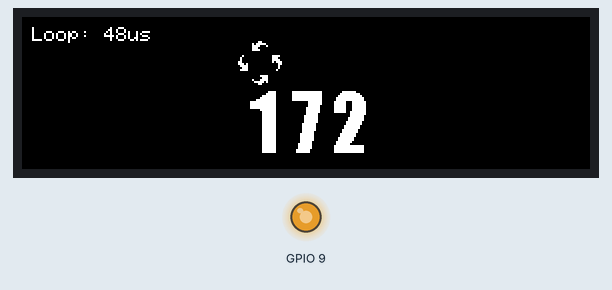
Simulated run of this program. Board: ESP32-C3. Shown: 284×76 colour display, output pins drawn as LEDs (lit = HIGH). What the program prints to the serial monitor is not drawn.

Above: at 0.29 s.
At 5.22 s:
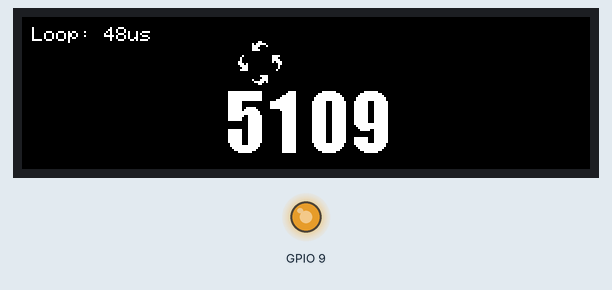
At 10.16 s:
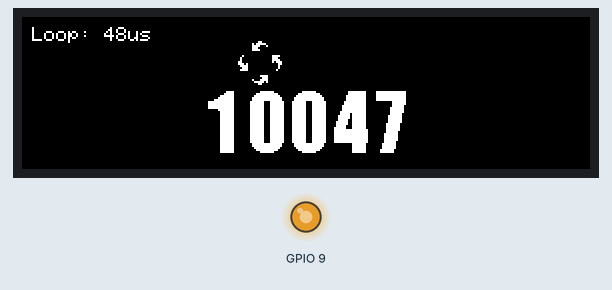
At 20.15 s:
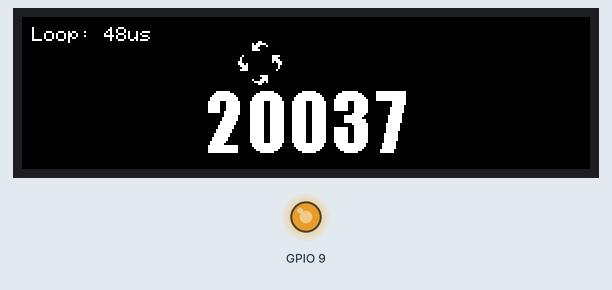
At 30.02 s:
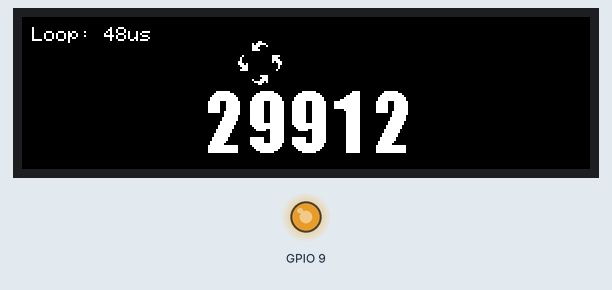
At 39.92 s:
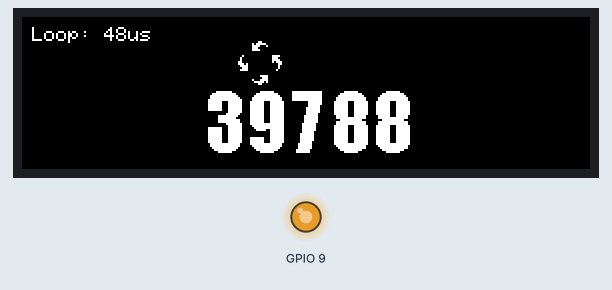

The program:

main.cpp
```cpp
#include <TFT_eSPI.h>

#include <impact20pt7b.h>

#define IMPACT20 &impact20pt7b

TFT_eSPI tft = TFT_eSPI();

#define HEIGHT TFT_WIDTH
#define WIDTH TFT_HEIGHT

TFT_eSprite stats = TFT_eSprite(&tft);

static const unsigned char PROGMEM image_arrow_curved_down_right_bits[] = {0x20,0x40,0x40,0xc0,0xe8,0x78,0x38,0x78};
static const unsigned char PROGMEM image_arrow_curved_left_down_bits[] = {0x18,0xbe,0xf1,0xe0,0xf0};
static const unsigned char PROGMEM image_arrow_curved_right_up_bits[] = {0x0f,0x07,0x8f,0x7d,0x18};
static const unsigned char PROGMEM image_arrow_curved_up_left_bits[] = {0xf0,0xe0,0xf0,0xb8,0x18,0x10,0x10,0x20};

void setup(void) {
  Serial.begin(115200);
  Serial.println("Starting setup...");

  // Add current task to watchdog with default timeout

  Serial.println("Initializing display...");
  tft.init();

  tft.invertDisplay(false);
  tft.setRotation(1);

  Serial.println("Setting up backlight...");
  pinMode(9, OUTPUT);
  analogWrite(9, 200); // Turn on backlight

  Serial.println("Filling screen black...");
  tft.fillScreen(TFT_BLACK);

  Serial.println("Creating sprite...");
  stats.createSprite(284, 76, 1);
  stats.setTextColor(TFT_WHITE, TFT_BLACK);
  stats.setTextSize(1);

  Serial.println("Setup complete!");
}

void loop() {

  unsigned long loop_start_time = micros();

  stats.fillSprite(TFT_BLACK);

  // Draw arrows
  stats.drawBitmap(108, 19, image_arrow_curved_down_right_bits, 5, 8, 0xFFFF);
  stats.drawBitmap(115, 12, image_arrow_curved_left_down_bits, 8, 5, 0xFFFF);
  stats.drawBitmap(115, 29, image_arrow_curved_right_up_bits, 8, 5, 0xFFFF);
  stats.drawBitmap(125, 19, image_arrow_curved_up_left_bits, 5, 8, 0xFFFF);

  // Draw main text with custom font
  stats.setTextDatum(MC_DATUM);
  stats.setFreeFont(IMPACT20);
  stats.drawString(String(millis()), WIDTH/2, HEIGHT/3*2);

  // Draw performance info
  stats.setTextDatum(TL_DATUM);
  stats.setFreeFont();
  stats.drawString("Loop: " + String(micros() - loop_start_time) + "us", 5, 5);

  stats.pushSprite(0, 0);

  // Add small delay to prevent overwhelming the display
  delay(50);  // 50ms delay for ~20 FPS

}
```

Source omitted: impact20pt7b.h (data table, 37540 bytes)
